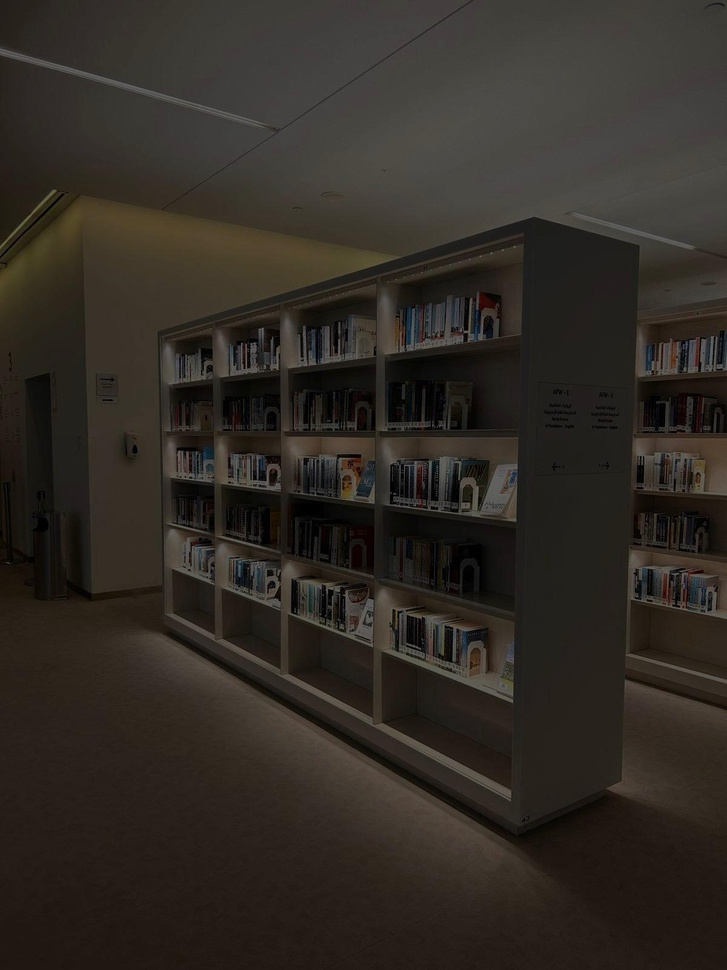
#> input picture images/challenge_1.jpeg, 727 x 970 px, shrunk from 1200 x 1600 before the run
$ jupyter execute DIP_Project.ipynb   (older library calls are emulated)
#> lines starting #> are read from the running program, lines starting #| are printed output that depends on the picture; after the words box and inside, x2 and y2 are one past the last pixel; in counts of white or black regions, pixels touching at a corner belong together
#### CS323: Digital Image Processing
#### Course Project
#### Academic Year 2025-2026, Second Semester

### Group information:
#### Section: 84

#### Members:
1. Raihanah AlAli 223007420
2. Habiba Hany 223049808
3. Sarah Alawad 223043808

## Challenge 01: Image Enhancement

### Description

Image enhancement is a fundamental process in digital image processing that aims to improve the visual appearance of an image or to provide a better transform representation for future automated image processing. The goal of this challenge is to enhance the quality of a specific image by adjusting its brightness, contrast, and clarity through various spatial domain techniques, making it more suitable for human perception and analysis.

### Challenge

Apply different image enhancement techniques to improve image quality and visibility. Compare the results using techniques such as Gamma Correction, Global Histogram Equalization, and Contrast Limited Adaptive Histogram Equalization (CLAHE), in addition to Gaussian blurring as a preprocessing or smoothing step.

### Part i — Libraries:

cv2 (OpenCV): The primary library used for reading images, color space conversions (BGR to RGB/Gray), and implementing enhancement algorithms like Histogram Equalization and CLAHE.

numpy as np: Used for numerical operations, specifically for applying the power-law transformation in Gamma Correction.

matplotlib.pyplot as plt: Used for displaying the original and processed images in a comparative grid layout.

### Part ii — User-Defined Functions:

plot_image(image, title)
A helper function that wraps imshow, set_title, and axis('off'). This prevents code redundancy and ensures a consistent visual style when displaying multiple enhancement results in subplots.

### Part iii — Image Conversion:

cv2.COLOR_BGR2RGB: Since OpenCV loads images in BGR format by default, this conversion is necessary to ensure colors are displayed correctly (RGB) when using Matplotlib.

BGR to Individual Channels: For Histogram-based techniques, the image is often split into its three color channels to apply the enhancement to each channel independently before merging them back.

### Part iv — Image Preparation:

Before applying certain enhancements, Gaussian Blur is used as a smoothing technique. It helps in reducing high-frequency noise that might be amplified during contrast enhancement processes, ensuring that the final output looks natural and clear.

### Part v — Code Explanation:

#### Part 1 — DIP Techniques Used:

1. Gaussian Blur: A smoothing filter used to reduce image noise and detail. It works by convolving the image with a Gaussian kernel, which is effective for preparing the image for further processing.

2. Gamma Correction: A non-linear operation used to encode and decode luminance. By applying the formula O=(I/255)γ×255, we can adjust the brightness of the image to recover details in dark or overexposed areas.

3. Global Histogram Equalization: This technique improves contrast by spreading out the most frequent intensity values. It calculates the cumulative distribution function (CDF) to stretch the histogram across the entire range (0-255).

4. CLAHE (Contrast Limited Adaptive Histogram Equalization): An advanced version of histogram equalization that operates on small regions (tiles) rather than the whole image. It limits contrast amplification to prevent noise over-amplification, making it ideal for local detail enhancement.

#### Part 2 — Additional Methods:

cv2.split() & cv2.merge(): Used to separate the color channels for individual processing and combine them back after enhancement.

cv2.createCLAHE(): Initializes the CLAHE operator with specific parameters like clipLimit and tileGridSize.

np.array(..., dtype='uint8'): Ensures the pixel values remain within the valid 8-bit range (0-255) after mathematical transformations.

#### Part 3 — Difficulty Faced:

The main challenge was balancing the contrast enhancement in CLAHE. Setting a high clipLimit resulted in unwanted noise in the background, while a very low limit didn't provide enough enhancement. After several trials, a clipLimit=2.0 was selected as it provided the best balance between clarity and natural appearance.

[cell 1]
import cv2
import numpy as np
import matplotlib.pyplot as plt

# 1. Load the original image
image_bgr = cv2.imread("images/challenge_1.jpeg")
#> image_bgr is the input picture: shape (970, 727, 3); mean B, G, R 36.8, 42.9, 48.3
image_rgb = cv2.cvtColor(image_bgr, cv2.COLOR_BGR2RGB)

# 2. Image Enhancement & Processing Techniques

# --- Gaussian Blur (Blurring/Smoothing) ---
# Considered the "worst" in terms of detail clarity as it removes edge information
image_blurred_bgr = cv2.GaussianBlur(image_bgr, (25, 25), 0)
image_blurred_rgb = cv2.cvtColor(image_blurred_bgr, cv2.COLOR_BGR2RGB)

# --- Gamma Correction (Brightness Adjustment) ---
# Improving visibility by adjusting pixel intensity
gamma = 3.0
image_gamma_correction = np.array(255 * (image_bgr / 255) ** (1.0 / gamma), dtype='uint8')
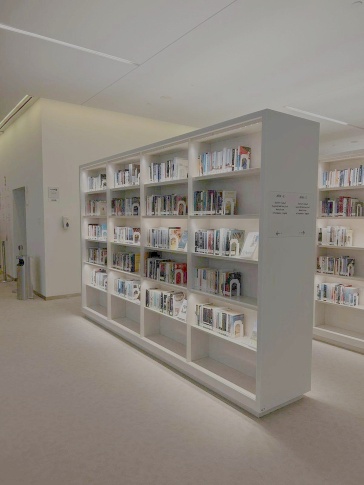
#> image_gamma_correction: shape (970, 727, 3) (shown at 1/2 size); mean B, G, R 128.5, 136.3, 142.7
image_gamma_rgb = cv2.cvtColor(image_gamma_correction, cv2.COLOR_BGR2RGB)

# Split channels for contrast enhancement
channels = cv2.split(image_bgr)

# --- Global Histogram Equalization ---
# Enhancing contrast globally across the entire image
hist_channels = [cv2.equalizeHist(ch) for ch in channels]
#> hist_channels = 3 items
hist_eq_rgb = cv2.cvtColor(cv2.merge(hist_channels), cv2.COLOR_BGR2RGB)
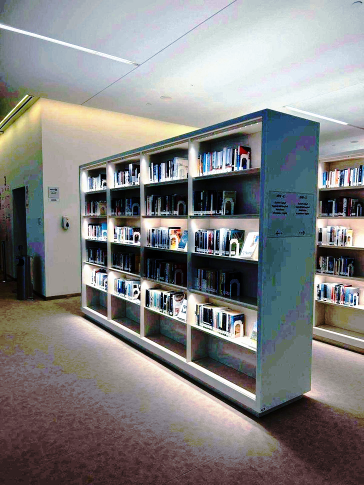
#> hist_eq_rgb: shape (970, 727, 3) (shown at 1/2 size); mean R, G, B 129.5, 129.5, 129.4

# --- CLAHE (Adaptive Histogram Equalization) ---
# The best result as it enhances local contrast while preserving details
# Updated parameters for maximum brightness and clarity
clahe = cv2.createCLAHE(clipLimit=2.0, tileGridSize=(8,8))
clahe_channels = [clahe.apply(ch) for ch in channels]
#> clahe_channels = 3 items
clahe_rgb = cv2.cvtColor(cv2.merge(clahe_channels), cv2.COLOR_BGR2RGB)

# 3. Visualization: Ordered from Original -> Worst Adjustment -> Best Enhancement
titles = ["01. Original Image", "02. Gaussian Blur", "03. Gamma Correction", "04. Histogram Equalization", "05. CLAHE (Best)"]
images = [image_rgb, image_blurred_rgb, image_gamma_rgb, hist_eq_rgb, clahe_rgb]

plt.figure(figsize=(20, 8))
for i in range(5):
    plt.subplot(1, 5, i + 1)
    plt.imshow(images[i])
    plt.title(titles[i], fontsize=11, fontweight='bold')
    plt.axis('off')

plt.tight_layout()
plt.show()

### Part vi — Comparison of Techniques:

1. Gaussian Blur: Successfully reduced noise but made the image appear "soft" and lost some fine edge details, confirming its role as a smoothing rather than an enhancement tool.

2. Gamma Correction: Improved the overall brightness of the image, making it more visible, but it did not significantly improve the local contrast between different objects.

3. Global Histogram Equalization: Significantly increased the contrast, making the image much brighter. However, it caused some areas to look "washed out" because it applied the same transformation globally.

4. CLAHE: Produced the best and most professional result. It successfully enhanced local details and contrast without the "washed out" effect of global equalization, making the textures and objects in the image appear sharp and well-defined.

## Challenge 02: Edge Detection

### Description
Edge detection plays a key role in finding wall cracks because it helps highlight the exact
locations where the wall surface changes suddenly. When a wall is smooth, the pixel values
in an image change gradually. However, a crack creates a sharp change in intensity (from the
wall surface to the dark line of the crack). Edge detection algorithms are designed to detect
these sudden changes, so they make cracks appear as clear, thin lines.

### Challenge
Apply basic edge detection techniques to detect object boundaries. Compare results using
different operators such as Sobel, Prewitt, or Canny
For this challenge I take a photo of a wall with cracks. then Process the image using
different edge detection techniques to extract the cracks.

### Part i — Libraries:

 - **cv2 (OpenCV)**: The computer vision library used for reading images, converting color spaces, applying blur filters, and running all four edge detection algorithms Sobel, Prewitt through filter2D, Laplacian, and Canny.
- **numpy as np**: Used to manually define the Prewitt kernel matrices as 2D arrays.
- **matplotlib.pyplot as plt**: Used to display and processed images in a grid layout for easy and clear visualization.

### Part ii — User-Defined Functionses:
**plot_image(image, title)**
A function that include three matplotlib calls:imshow, title, and axis('off') This fiction is used to  prevents repetitive code when displaying multiple images in subplots.

### Part iii — Image Conversion:
- **cv2.COLOR_BGR2RGB** used because OpenCV reads images in BGR by default, but matplotlib expects RGB. so, without this conversion red and blue channels would appear swapped in the plot.

- **cv2.COLOR_BGR2GRAY** it converts the image to a grayscale image. used for edge detection algorithms because it works on intensity gradients, which require a single numerical value per pixel.it the standard pre-processing step before applying any edge detection filter.

### Part iv — Image Preparation:
Before applying edge detection, the grayscale image is smoothed using Gaussian Blur.

using Gaussian Blur if the image contains noise, because it produce large gradients and it may falsely detected as edges. Gaussian blur smooths out this noise by averaging each pixel with its neighbors using a weighted Gaussian kernel.

### Part v — Code Explanation:
#### Part 1 —DIP Techniques Used:

**1.  Prewitt** : Prewitt it is a differential operator for image edge detection, its principle is to realize edge detection by using the difference generated by the gray value of pixels in a specific area . Prewitt operator used 3×3 template to calculate the pixel values in the region.**the implemention in the code:** first the kernels are defined manually using np.array() and then applied with cv2.filter2D(),then the cv2.convertScaleAbs() is applied to both results before combining with cv2.addWeighted() to produce the final gradient map.

**2. Sobel** : Sobel is a discrete differential operator for edge detection , it combines Gaussian smoothing with differential derivation.**the implemention in the code:** first Sobel method applies two 3×3 gradient kernels one for horizontal edges and one for vertical edges ,then the cv2.convertScaleAbs() is applied to both results before combining with cv2.addWeighted() to produce the final gradient map.

**3. Laplacian** :Laplacian detects edges using the second derivative of the image intensity.**the implemention in the code:** first apply gussian filter becasue Laplacian is sensitive to noise then the Laplacian method ,then the cv2.convertScaleAbs() is applied to the results.

**4. Canny** : Canny is one of the most popular edge-detection methods in use today because it is so robust and flexible.It is a multi-step algorithm:
1. Noise Reduction
2. Calculating Intensity Gradient of the Image
3. Suppression of False Edges
4. Hysteresis Thresholding

#### Part 2 —Additional Methods:
- cv2.GaussianBlur() : smooths out this noise
- cv2.convertScaleAbs() :converts float/signed images to uint8 for display after gradient computation
- cv2.addWeighted() :combines x and y Prewitt and Sobel gradients with equal weights

#### Part 3 — Difficulty Faced:
The difficulty was tuning the Canny thresholds for the image in this challenge.Low threshold values (15, 100) were chosen after testing higher values like (50, 150) which caused parts of the crack to disappear due to insufficient gradient strength.

[cell 2]
import cv2
import numpy as np
import matplotlib.pyplot as plt

# function: to display image with title, axes hidden
def plot_image(image, title):
    plt.imshow(image, cmap='gray'), plt.title(title, size=16), plt.axis('off')

# Loading Image
image = cv2.imread('images/challenge_2.jpg')
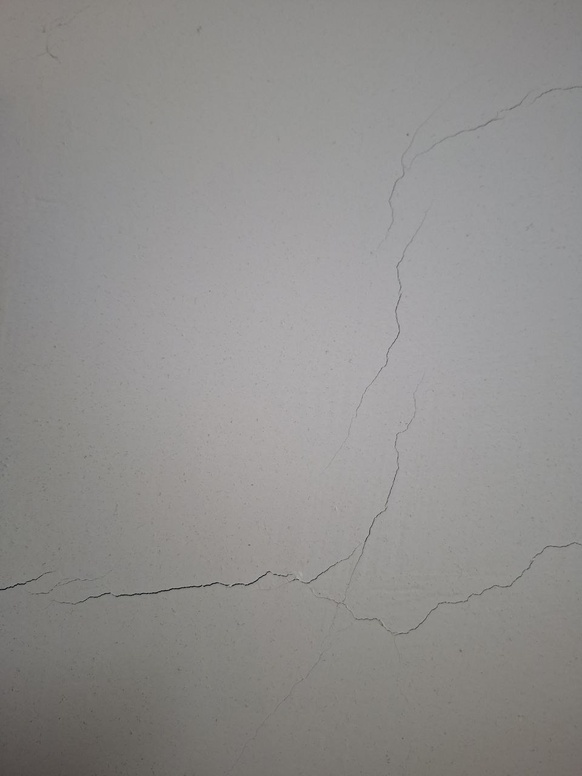
#> input picture images/challenge_2.jpg, 582 x 776 px, shrunk from 960 x 1280 before the run
#> image is the input picture: shape (776, 582, 3); mean B, G, R 141.2, 142.7, 144.2
img = cv2.cvtColor(image, cv2.COLOR_BGR2RGB)

# Grayscale Conversion
grayImage = cv2.cvtColor(img, cv2.COLOR_BGR2GRAY)

# Image Preparation: Gaussian Blur
blurred = cv2.GaussianBlur(grayImage, (5, 5), 0)


# 1. Prewitt Edge Detection
kernelx = np.array([[1, 1, 1], [0, 0, 0], [-1, -1, -1]])   # horizontal kernel
kernely = np.array([[-1, 0, 1], [-1, 0, 1], [-1, 0, 1]])   # vertical kernel

x = cv2.filter2D(grayImage, cv2.CV_16S, kernelx)
y = cv2.filter2D(grayImage, cv2.CV_16S, kernely)

absX = cv2.convertScaleAbs(x)
absY = cv2.convertScaleAbs(y)

prewitt = cv2.addWeighted(absX,1,absY,1, 0)

# 2. Sobel Edge Detection
x = cv2.Sobel(grayImage, cv2.CV_16S, 1, 0)
y = cv2.Sobel(grayImage, cv2.CV_16S, 0, 1)

SabsX = cv2.convertScaleAbs(x)
SabsY = cv2.convertScaleAbs(y)

Sobel = cv2.addWeighted(SabsX,1,SabsY,1,0)

# 3. Laplacian Edge Detection
laplacian = cv2.Laplacian(blurred, cv2.CV_16S, ksize=3)
laplacian_result= cv2.convertScaleAbs(laplacian)

# 4. Canny Edge Detection
canny = cv2.Canny(blurred, 15, 100, 3, L2gradient=True)
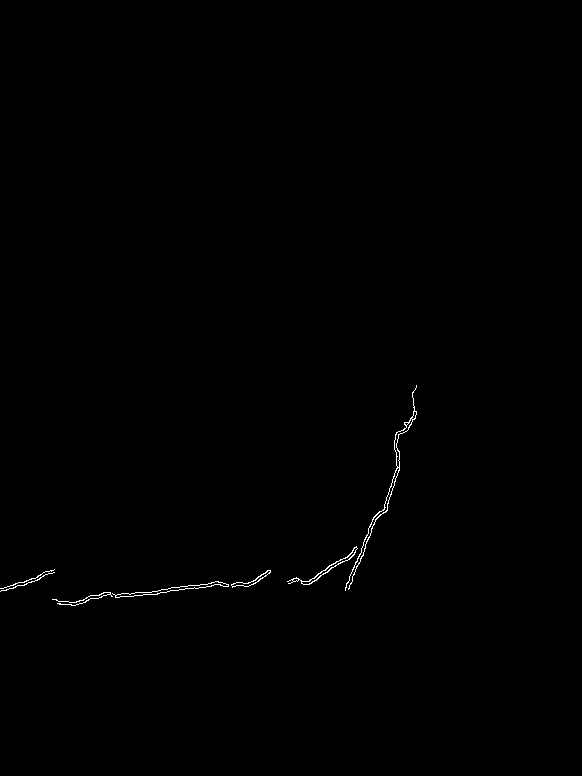
#> canny: shape (776, 582); 0.29% white in thin lines or dots, all inside (x1, y1, x2, y2) = (0, 385, 417, 606)

# Display Results
plt.figure(figsize=(20, 8))

plt.subplot(151), plot_image(img, 'Original Image')
plt.subplot(152), plot_image(prewitt,'Prewitt')
plt.subplot(153), plot_image(Sobel, 'Sobel')
plt.subplot(154), plot_image(laplacian_result, 'Laplacian')
plt.subplot(155), plot_image(canny,'Canny Edge')

plt.suptitle('Edge Detection Comparison',fontsize=18)
plt.tight_layout()
plt.show()

### Part vi — Comparison of Techniques

- **Sobel** successfully highlights the crack as a bright ridge. The crack is clearly visible but not perfectly isolated.

- **Prewitt** produces results visually similar to Sobel,but the response is slightly less pronounced on strong edge.

- **Laplacian** is more sensitive to noise this causes more scattered background detections compared to Sobel and Prewitt. The crack is still visible, but it requires a great thresholding to isolate it from the noise.

- **Canny** produces the clearest result for the challange . The min thresholding eliminates most false detections on the smooth wall, and the max thresholding thins the crack to a clean line. This makes Canny the most suitable technique for structural crack detection.

## Challenge 03. Image Segmentation

### Description:
Image segmentation can be defined as dividing the image into segments by grouping pixels based on similarities in their color, intensity, or texture. Color-based segmentation assumes that homogeneous colors correspond to same region. Segments distribution heavily depends on the number of clusters defined. Nowadays, image segmentation is considered critical for several technologies. For example, AI heavily depends on image segmentaion when it needs to process or analyze an image. Image segmentation enables AI systems to understand digital images as information, such as detecting objects in the image.

### Challenge:
The challenge is to apply image segmentation techniques to segment a plant into distinct regions.

### Part I - Libraries:
1. **cv2** library is used to provide common features for computer vision and images applications.
2. **numpy** library is used to create different array objects and perform array manipulations.
3. **matplotlib.pyplot** library is used to show plots visualizations.

### Part II - User-defined functions:
- `plot_image(image, title)` function plots the result of images. It shows the image, sets the title of the image, and hides the axis.

### Part III - Image Conversion:
The image color is converted from BGR to RGB to display the correct colors of the image.

### Part IV - Image preparation:
The image is flattend from 3D to 2D array consisting of all pixels as rows and RGB color. Then, the type of the array is converted to  float, so it can be used in `cv2.kmeans()` built-in function.

### Part V - Code Explanation:
The technique used to segment the picture into distinct regions is K-means clustering. Cv2 has a built-in function to apply the K-means on the image. `cv2.kmeans()` takes serveral parameters: input image as a 2D array of number of pixels and RGB colors, number of clusters, initial lables to clusters, criteria, maximum number of iterations, and a flag to specify how the initial cluster centers are selected.

The criteria by which the K-means algorithm will cluster the pixels is declared by specifying the rules and values for them. In this program the rules are maximum number of iterations and epsilon. `cv2.kmeans()` returns 3 values: compactness as the sum of squared distances between centers and points, clusters' labels, and an array of final centroids.

The difficulty we faced in implementing the K-means is figuring out the best number of clusters to the image. The solution was found by trying some values for the number of clusters by starting with 3 clusters and then incrementing the number of clusters until the best clustered image is found.

[cell 3]
# imported libraries
import cv2
import numpy as np
import matplotlib.pyplot as plt

# plots an image with the title
def plot_image(image, title):
    plt.imshow(image);
    plt.title(title, size=20);
    plt.axis('off')

# read the image and convert the color from BGR to RGB
original_image = cv2.imread('images/challenge_3.jpg')
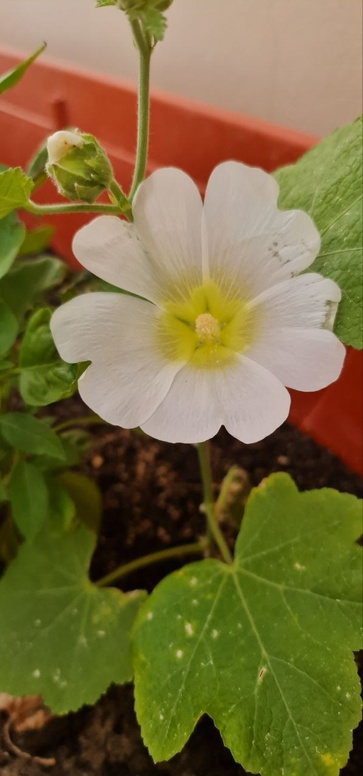
#> input picture images/challenge_3.jpg, 363 x 776 px, shrunk from 598 x 1280 before the run
#> original_image is the input picture: shape (776, 363, 3); mean B, G, R 62.3, 108.9, 121.8
image = cv2.cvtColor(original_image, cv2.COLOR_BGR2RGB)
#> image: shape (776, 363, 3)

vectorized = np.float32(image.reshape((-1,3))) # flatten the image to vector by converting from 3D to 2D then convert it to float

criteria = (cv2.TERM_CRITERIA_MAX_ITER + cv2.TERM_CRITERIA_EPS, 10, 1.0)

# number of clusters
K1 = 3
K2 = 4
K3 = 5

# number of trials
attempts= 10

# applying K-means technique to the image
compactness, label, center = cv2.kmeans(vectorized, K1, None, criteria, attempts, cv2.KMEANS_PP_CENTERS)
#> compactness = 419347462.2; center = [[47.33, 32.81, 7.99], [184.2, 163.8, 140.6], [107.8, 101.5, 26.64]]

center = np.uint8(center) # convert the array from float to unsigned integer 8-bits
#> center = [[47, 32, 7], [184, 163, 140], [107, 101, 26]]
result = center[label.flatten()] # flatten() converts the lables array to 1D array
image_3_clusters = result.reshape((image.shape)) # reshape the image to its original shape

compactness, label, center = cv2.kmeans(vectorized, K2, None, criteria, attempts, cv2.KMEANS_PP_CENTERS)
#> compactness = 286299290.6; center = [[158.5, 100.9, 45.34], [185.1, 165.6, 145.3], [88.43, 103.4, 21.57], [46.66, 28.81, 7.68]]

center = np.uint8(center)
#> center = [[158, 100, 45], [185, 165, 145], [88, 103, 21], [46, 28, 7]]
result = center[label.flatten()]
image_4_clusters = result.reshape((image.shape))
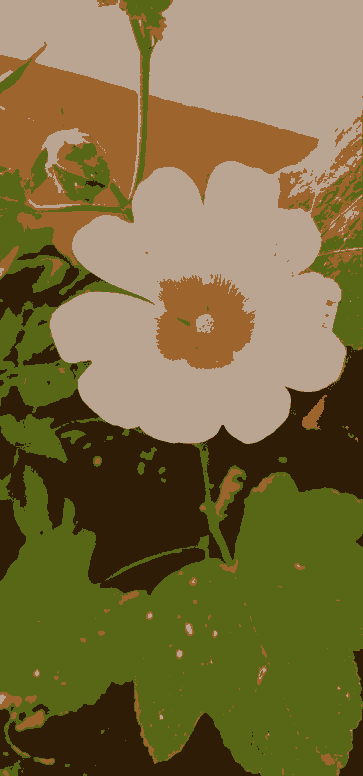
#> image_4_clusters: shape (776, 363, 3); mean R, G, B 121.4, 108.3, 61.8

compactness, label, center = cv2.kmeans(vectorized, K3, None, criteria, attempts, cv2.KMEANS_PP_CENTERS)
#> compactness = 197605784.7; center = [[186.5, 166.5, 149.1], [39.51, 28.49, 7.72], [88.32, 103.4, 21.44], [159.1, 141.3, 67.92], [152, 55.62, 26.95]]

center = np.uint8(center)
#> center = [[186, 166, 149], [39, 28, 7], [88, 103, 21], [159, 141, 67], [151, 55, 26]]
result = center[label.flatten()]
image_5_clusters = result.reshape((image.shape))
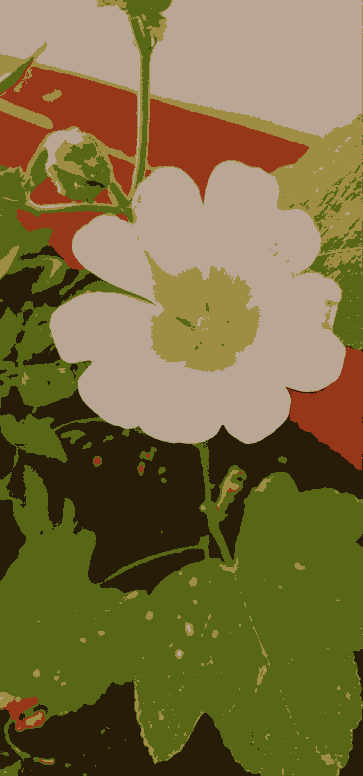
#> image_5_clusters: shape (776, 363, 3); mean R, G, B 121.3, 108.4, 61.8

# display all images in one row
plt.figure(figsize=(15,5))
plt.subplot(141), plot_image(image, 'Original image')
plt.subplot(142), plot_image(image_3_clusters,'K = {}'.format(K1))
plt.subplot(143), plot_image(image_4_clusters,'K = {}'.format(K2))
plt.subplot(144), plot_image(image_5_clusters,'K = {}'.format(K3))

plt.show()
